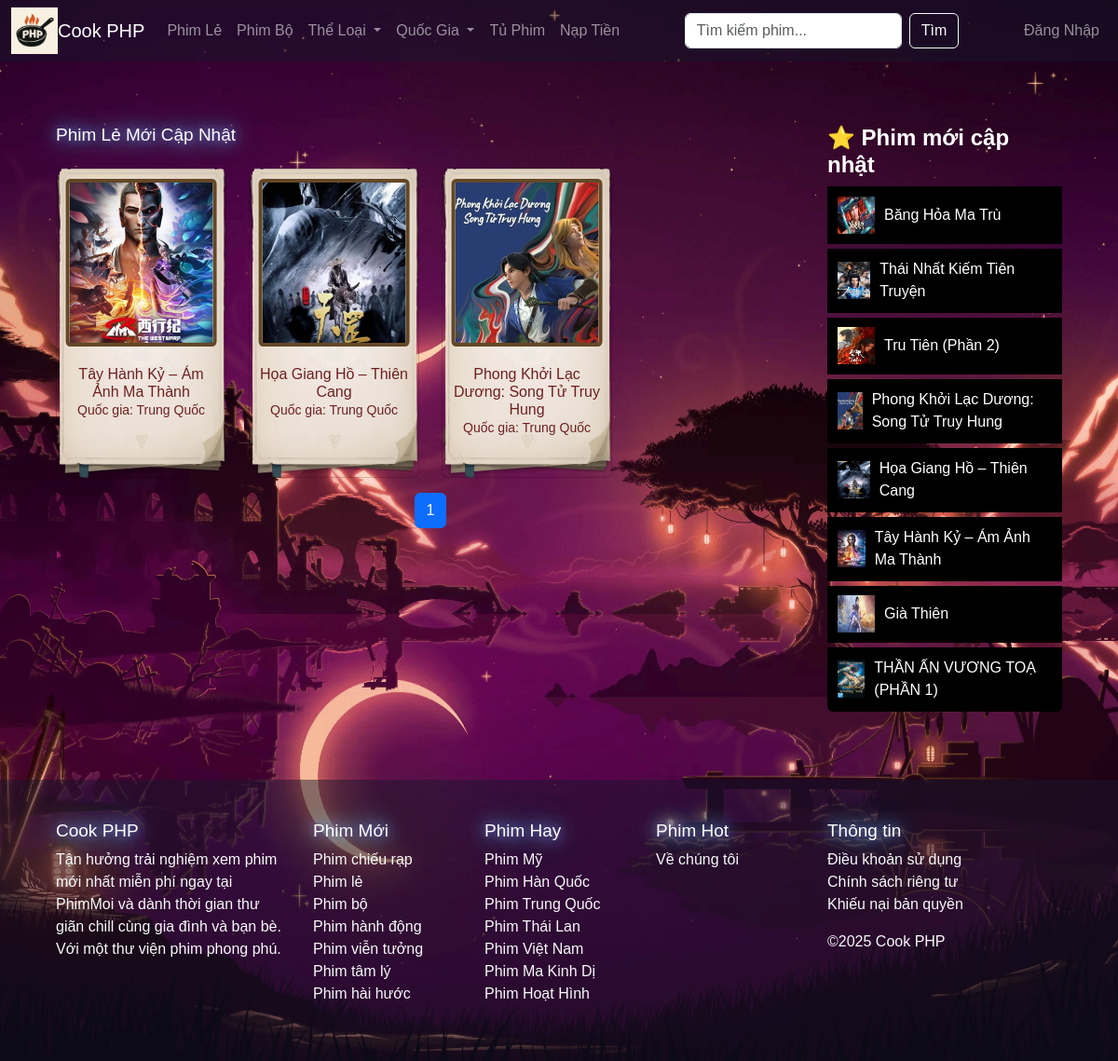
The page /phimle.php on the database its author committed.
### tables this page shows
CREATE TABLE `movies` (
  `id` int(11) NOT NULL,
  `title` varchar(255) NOT NULL,
  `description` text DEFAULT NULL,
  `release_year` int(11) DEFAULT NULL,
  `director` varchar(100) DEFAULT NULL,
  `actors` text DEFAULT NULL,
  `genre` varchar(100) DEFAULT NULL,
  `rating` float DEFAULT 0,
  `trailer_url` varchar(255) DEFAULT NULL,
  `type` enum('series','movie') NOT NULL,
  `video_url` varchar(255) DEFAULT NULL,
  `image_url` varchar(255) DEFAULT NULL,
  `country_id` int(11) DEFAULT NULL,
  `total_views` int(255) NOT NULL,
  `money` int(99) NOT NULL
);

CREATE TABLE `countries` (
  `id` int(11) NOT NULL,
  `name` varchar(100) NOT NULL
);

### phimle.php (the view, shortened to what this page needs)
<?php
include_once 'dbconnect.php';
$moviesPerPage = 12;
$currentPage = isset($_GET['page']) ? (int)$_GET['page'] : 1;
$offset = ($currentPage - 1) * $moviesPerPage;
$query = "SELECT m.id, m.title, m.description, m.release_year, m.director, m.actors, m.genre, m.rating, m.trailer_url, m.type, m.video_url, m.image_url, c.name AS country_name, c.id AS country_id
          FROM movies m
          JOIN countries c ON m.country_id = c.id
          WHERE m.type = 'movie'
          LIMIT $offset, $moviesPerPage";
$result = mysqli_query($conn, $query);
?>
<!DOCTYPE html>
<html lang="vi">
<head>
    <link href="https://cdn.jsdelivr.net/npm/bootstrap@5.3.0/dist/css/bootstrap.min.css" rel="stylesheet">
    <link rel="stylesheet" href="style.css">
    <link rel="stylesheet" href="styleimg.css">
</head>
<body>
    <?php include_once 'header.php'; ?>
    <div class="container my-5">
        <div class="row">
            <div class="col-lg-9">
                <div id="phim-le" class="section">
                    <div class="d-flex justify-content-between align-items-center mb-3">
                        <h3 class="guide__title">Phim Lẻ Mới Cập Nhật</h3>
                    </div>
                    <div class="row">
                        <?php while ($movie = mysqli_fetch_assoc($result)) { ?>
                            <div class="col-md-3 col-sm-6 mb-3">
                                <div class="card">
                                    <a href="info.php?id=<?php echo $movie['id']; ?>">
                                        <img src="admin/view/img/<?php echo htmlspecialchars($movie['image_url']); ?>" class="card-img-top" alt="<?php echo htmlspecialchars($movie['title']); ?>">
                                    </a>
                                    <div class="card-body">
                                        <h5 class="card-title">
                                            <a href="info.php?id=<?php echo $movie['id']; ?>">
                                                <?php echo htmlspecialchars($movie['title']); ?>
                                            </a>
                                        </h5>
                                        <p class="card-text">
                                            Quốc gia:
                                            <a href="phimtheoquocgia.php?id=<?php echo htmlspecialchars($movie['country_id']); ?>">
                                                <?php echo htmlspecialchars($movie['country_name']); ?>
                                            </a>
                                        </p>
                                    </div>
                                </div>
                            </div>
                        <?php } ?>
                    </div>
                    <nav aria-label="Page navigation example">
                        <ul class="pagination justify-content-center">
                            <?php
                            $countQuery = "SELECT COUNT(*) AS total FROM movies WHERE type = 'movie'";
                            $countResult = mysqli_query($conn, $countQuery);
                            $countRow = mysqli_fetch_assoc($countResult);
                            $totalMovies = $countRow['total'];
                            $totalPages = ceil($totalMovies / $moviesPerPage);
                            for ($i = 1; $i <= $totalPages; $i++) {
                                echo '<li class="page-item' . ($i == $currentPage ? ' active' : '') . '"><a class="page-link" href="?page=' . $i . '">' . $i . '</a></li>';
                            }
                            ?>
                        </ul>
                    </nav>
                </div>
            </div>
            <?php include_once 'navbar.php'; ?>
        </div>
    </div>
    <?php include_once 'footer.php'; ?>
</body>
</html>

### navbar.php (shortened to what this page needs)
<?php
include_once 'dbconnect.php';
$query = "SELECT id, title, image_url
          FROM movies
          ORDER BY id DESC
          LIMIT 10";
$result = mysqli_query($conn, $query);
?>
<div class="col-lg-3">
    <div class="list-group">
        <h4 class="rainbow-text">⭐ Phim mới cập nhật</h4>
        <?php while ($movie = mysqli_fetch_assoc($result)) { ?>
            <a href="info.php?id=<?php echo $movie['id']; ?>" class="list-group-item list-group-item-action">
                <img src="admin/view/img/<?php echo htmlspecialchars($movie['image_url']); ?>" alt="<?php echo htmlspecialchars($movie['title']); ?>">
                <span><?php echo htmlspecialchars($movie['title']); ?></span>
            </a>
        <?php } ?>
    </div>
</div>

### style.css (style rules this page uses)
body { margin: 0; padding: 0; color: white; font-family: 'fontGenshin', sans-serif; background: url('image/background.png'); background-size: cover; background-portion: center center; background-repeat: no-repeat; background-attachment: fixed!important; background-position: center!important; }
.guide__title { color: #FFFF; text-shadow: 0 0 10px #5853ad, 0 0 20px #69e0ff, 0 0 40px #69e0ff; font-family: 'fontGenshin', sans-serif; font-size: 19px; }
.container { width: 90%; margin: 0 auto; padding: 20px 0; }
.section { margin-bottom: 40px; }
.card { width: 100%; height: 100%; overflow: hidden; background-color: transparent; display: flex; flex-direction: column; justify-content: space-between; background-image: url('image/bg-fim.png'); background-size: 100% 101% !important; background-position: center; padding-bottom: 2rem !important; }
.card img { width: 100%; height: 200px; object-fit: cover; max-width: 90%; max-height: 90%; transform: translateY(10px) translateX(13px); border: 4px solid #634827; border-radius: 3%; position: relative; left: 50%; top: 50%; transform: translate(-50%, -50%); }
.card-body { padding: 10px; text-align: center; }
.card-title { font-size: 16px; margin: 0; color: #6e2020; }
.card-text { font-size: 14px; color: #6e2020; }
.d-flex { display: flex; align-items: center; }
a { color: #6e2020; text-decoration: none; }

### styleimg.css (style rules this page uses)
.rainbow-text { font-weight: bold; animation: rainbow 3s infinite linear; display: flex; align-items: center; }
.list-group-item { display: flex; align-items: center; border: 1px solid #000000; margin-bottom: 5px; padding: 10px; background-color: #000000; color: #000000; }
.list-group-item img { width: 40px; height: 40px; margin-right: 10px; }
.list-group-item span { font-size: 16px; margin-right: 10px; color: white; }

### rows shown on the page
movies: image_url (picture), title "Tây Hành Kỷ – Ám Ảnh Ma Thành", country.name "Trung Quốc"
movies: image_url (picture), title "Họa Giang Hồ – Thiên Cang", country.name "Trung Quốc"
movies: image_url (picture), title "Phong Khởi Lạc Dương: Song Tử Truy Hung", country.name "Trung Quốc"
movies: image_url (picture), title "Băng Hỏa Ma Trù"
movies: image_url (picture), title "Thái Nhất Kiếm Tiên Truyện"
movies: image_url (picture), title "Tru Tiên (Phần 2)"
movies: image_url (picture), title "Già Thiên"
movies: image_url (picture), title "THẦN ẤN VƯƠNG TOẠ (PHẦN 1)"
